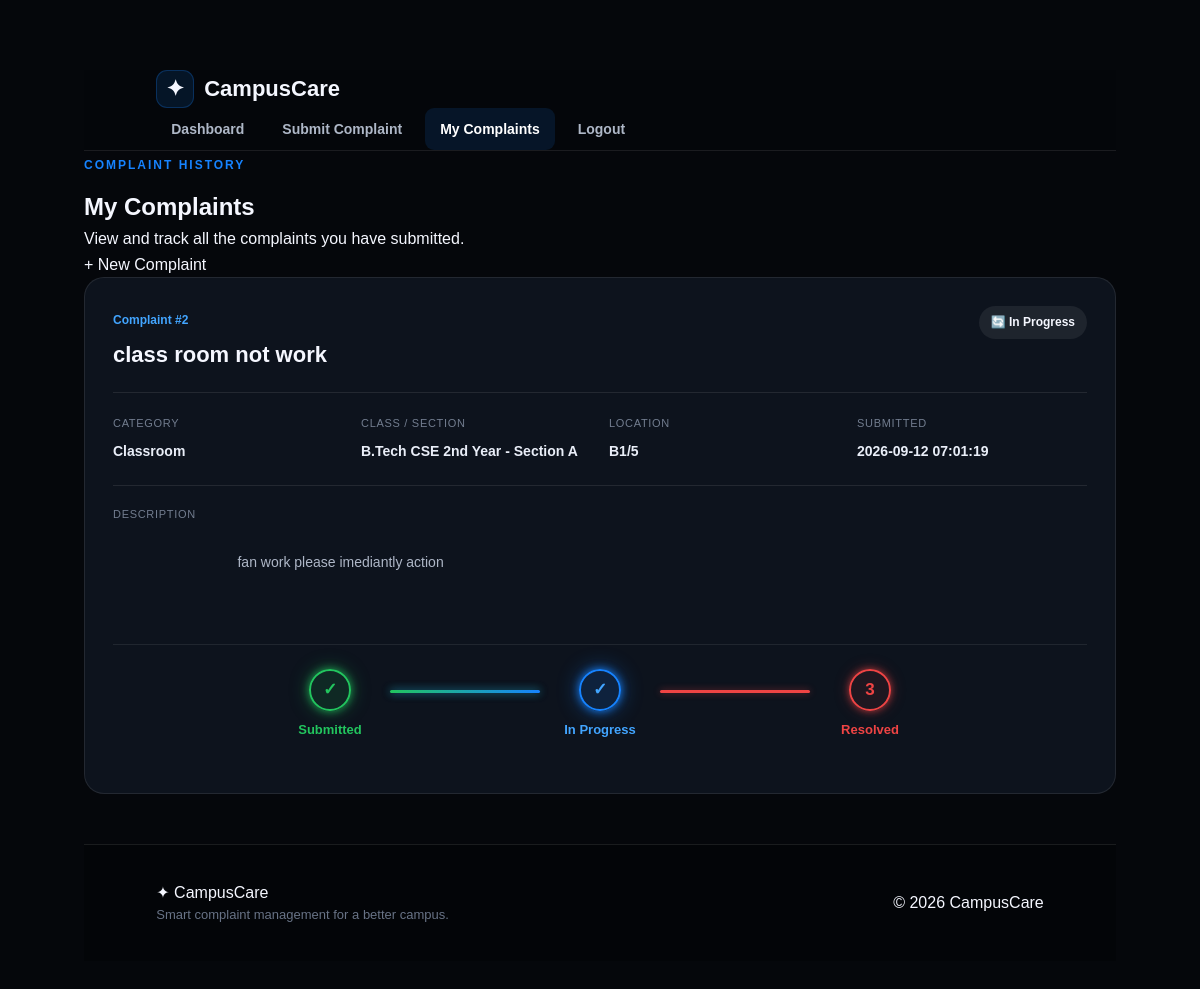
The page /my-complaints (signed in) on the database its author committed.
### tables this page shows
CREATE TABLE complaints (
            id INTEGER PRIMARY KEY AUTOINCREMENT,
            user_id INTEGER NOT NULL,
            category TEXT NOT NULL,
            subject TEXT NOT NULL,
            description TEXT NOT NULL,
            location TEXT,
            status TEXT DEFAULT 'Pending',
            created_at TIMESTAMP DEFAULT CURRENT_TIMESTAMP,
            attachment TEXT, class_section TEXT,
            FOREIGN KEY (user_id) REFERENCES users(id)
        );

### app.py (the view)
@app.route("/my-complaints")
def my_complaints():
    if "user_id" not in session:
        return redirect(url_for("login"))
    conn = get_db_connection()
    complaints = conn.execute(
        """
        SELECT
            id,
            category,
            subject,
            class_section,
            description,
            location,
            status,
            created_at,
            attachment
        FROM complaints
        WHERE user_id = ?
        ORDER BY id DESC
        """,
        (session["user_id"],)
    ).fetchall()
    conn.close()
    return render_template(
        "my_complaints.html",
        complaints=complaints
    )

### app.py (called while the page is built)
def get_db_connection():
    conn = sqlite3.connect(DATABASE)
    conn.row_factory = sqlite3.Row
    return conn

### templates/my_complaints.html (shortened to what this page needs)
<!DOCTYPE html>
<html lang="en">
<head>
    <link rel="stylesheet" href="{{ url_for('static', filename='style.css') }}">
</head>
<body class="complaints-page">
    <nav class="navbar">
        <div class="nav-container">
            <a href="{{ url_for('home') }}" class="logo">
                <span class="logo-icon">✦</span>
                CampusCare
            </a>
            <div class="nav-links">
                <a href="{{ url_for('dashboard') }}">
                    Dashboard
                </a>
                <a href="{{ url_for('submit_complaint') }}">
                    Submit Complaint
                </a>
                <a href="{{ url_for('my_complaints') }}" class="active">
                    My Complaints
                </a>
                <a href="{{ url_for('logout') }}" class="nav-logout">
                    Logout
                </a>
            </div>
        </div>
    </nav>
    <main class="complaints-container">
        <section class="complaints-header">
            <div>
                <p class="section-label">
                    COMPLAINT HISTORY
                </p>
                <h1>
                    My Complaints
                </h1>
                <p>
                    View and track all the complaints you have submitted.
                </p>
            </div>
            <a href="{{ url_for('submit_complaint') }}"
               class="btn btn-primary">
                + New Complaint
            </a>
        </section>
        {% if complaints %}
            <section class="complaints-list">
                {% for complaint in complaints %}
                    <article class="complaint-card">
                        <div class="complaint-card-top">
                            <div>
                                <span class="complaint-id">
                                    Complaint #{{ complaint.id }}
                                </span>
                                <h2>
                                    {{ complaint.subject }}
                                </h2>
                            </div>
                            <div class="status-badge
                                {% if complaint.status == 'Pending' %}
                                    status-pending
                                {% elif complaint.status == 'In Progress' %}
                                    status-progress
                                {% elif complaint.status == 'Resolved' %}
                                    status-resolved
                                {% endif %}
                            ">
                                {% if complaint.status == 'Pending' %}
                                    ⏳
                                {% elif complaint.status == 'In Progress' %}
                                    🔄
                                {% elif complaint.status == 'Resolved' %}
                                    ✓
                                {% endif %}
                                {{ complaint.status }}
                            </div>
                        </div>
                        <div class="complaint-details">
                            <div class="detail-item">
                                <span class="detail-label">
                                    Category
                                </span>
                                <strong>
                                    {{ complaint.category }}
                                </strong>
                            </div>
                            <div class="detail-item">
                                <span class="detail-label">
                                    Class / Section
                                </span>
                                <strong>
                                    {{ complaint.class_section or 'Not provided' }}
                                </strong>
                            </div>
                            <div class="detail-item">
                                <span class="detail-label">
                                    Location
                                </span>
                                <strong>
                                    {{ complaint.location or 'Not provided' }}
                                </strong>
                            </div>
                            <div class="detail-item">
                                <span class="detail-label">
                                    Submitted
                                </span>
                                <strong>
                                    {{ complaint.created_at or 'Not available' }}
                                </strong>
                            </div>
                        </div>
                        <div class="complaint-description">
                            <span class="detail-label">
                                Description
                            </span>
                            <p>
                                {{ complaint.description }}
                            </p>
                        </div>
                        <div class="status-tracker">
                            <div class="status-step completed">
                                <div class="status-dot">
                                    ✓
                                </div>
                                <span>
                                    Submitted
                                </span>
                            </div>
                            <div class="status-line
                                {% if complaint.status == 'In Progress' %}
                                    current-line
                                {% elif complaint.status == 'Resolved' %}
                                    completed-line
                                {% endif %}
                            "></div>
                            <div class="status-step
                                {% if complaint.status == 'Pending' %}
                                    upcoming
                                {% elif complaint.status == 'In Progress' %}
                                    current
                                {% elif complaint.status == 'Resolved' %}
                                    completed
                                {% endif %}
                            ">
                                <div class="status-dot">
                                    {% if complaint.status == 'Resolved' %}
                                        ✓
                                    {% elif complaint.status == 'In Progress' %}
                                        ✓
                                    {% else %}
                                        2
                                    {% endif %}
                                </div>
                                <span>
                                    In Progress
                                </span>
                            </div>
                            <div class="status-line
                            "></div>
                            <div class="status-step
                                {% if complaint.status == 'Resolved' %}
                                    completed
                                {% else %}
                                    upcoming
                                {% endif %}
                            ">
                                <div class="status-dot">
                                    {% if complaint.status == 'Resolved' %}
                                        ✓
                                    {% else %}
                                        3
                                    {% endif %}
                                </div>
                                <span>
                                    Resolved
                                </span>
                            </div>
                        </div>
                    </article>
                {% endfor %}
            </section>
        {% endif %}
    </main>
    <footer class="footer">
        <div class="footer-content">
            <div>
                <div class="footer-logo">
                    <span>✦</span>
                    CampusCare
                </div>
                <p>
                    Smart complaint management for a better campus.
                </p>
            </div>
            <div class="footer-right">
                © 2026 CampusCare
            </div>
        </div>
    </footer>
</body>
</html>

### static/style.css (style rules this page uses)
* { margin: 0; padding: 0; box-sizing: border-box; }
html { scroll-behavior: smooth; }
body { font-family: Arial, Helvetica, sans-serif; background: #05070b; color: #f5f7ff; line-height: 1.6; min-height: 100vh; }
a { text-decoration: none; color: inherit; }
:root { --blue: #1683ff; --blue-light: #42a5ff; --blue-dark: #0867d6; --bg: #05070b; --bg-secondary: #0a0e15; --card: #0d131d; --card-hover: #111a27; --border: rgba(255, 255, 255, 0.09); --text: #f5f7ff; --muted: #8f9bad; --green: #28d17c; --yellow: #ffbd4a; --red: #ff6262; }
.section-label { display: inline-block; color: var(--blue); font-size: 12px; font-weight: 700; letter-spacing: 2px; margin-bottom: 12px; }
.navbar { width: 100%; min-height: 75px; padding: 0 7%; display: flex; align-items: center; justify-content: space-between; background: rgba(5, 7, 11, 0.92); border-bottom: 1px solid var(--border); position: sticky; top: 0; z-index: 1000; backdrop-filter: blur(15px); }
.logo { display: flex; align-items: center; gap: 10px; font-size: 22px; font-weight: 800; }
.logo-icon { width: 38px; height: 38px; display: flex; align-items: center; justify-content: center; background: rgba(22, 131, 255, 0.12); border: 1px solid rgba(22, 131, 255, 0.25); border-radius: 11px; }
.nav-links { display: flex; align-items: center; gap: 8px; }
.nav-links a { padding: 10px 15px; border-radius: 9px; color: #aeb7c7; font-size: 14px; font-weight: 600; transition: 0.25s; }
.nav-links a:hover, .nav-links a.active { color: white; background: rgba(22, 131, 255, 0.12); }
.login-page, .register-page, .complaint-page, .complaints-page, .admin-page { min-height: calc(100vh - 75px); padding: 70px 7%; }
.auth-card, .complaint-form, .complaint-card, .admin-complaint-card, .empty-state { background: var(--card); border: 1px solid var(--border); border-radius: 20px; }
.complaint-container, .complaints-container, .admin-container { max-width: 1100px; margin: auto; }
.complaints-list, .admin-complaints { display: flex; flex-direction: column; gap: 20px; }
.complaint-card, .admin-complaint-card { padding: 28px; }
.complaint-card-top, .admin-card-header { display: flex; justify-content: space-between; align-items: flex-start; gap: 20px; padding-bottom: 20px; border-bottom: 1px solid var(--border); }
.complaint-id { color: var(--blue-light); font-size: 12px; font-weight: 700; }
.complaint-card h2, .admin-complaint-card h2 { margin-top: 5px; font-size: 22px; }
.status-badge { display: inline-flex; align-items: center; white-space: nowrap; padding: 7px 12px; border-radius: 50px; font-size: 12px; font-weight: 700; background: rgba(255, 255, 255, 0.07); }
.complaint-details, .student-info-grid { display: grid; grid-template-columns: repeat(4, 1fr); gap: 18px; padding: 22px 0; }
.detail-item { min-width: 0; }
.detail-label { display: block; color: #727d8f; font-size: 11px; text-transform: uppercase; letter-spacing: 0.7px; margin-bottom: 5px; }
.detail-item strong { color: #e9eef8; font-size: 14px; word-break: break-word; }
.complaint-description { padding: 20px 0; border-top: 1px solid var(--border); }
.complaint-description p { color: #aeb7c7; font-size: 14px; white-space: pre-wrap; }
.status-tracker { position: relative; display: flex; justify-content: space-between; margin-top: 30px; padding: 0 5%; }
footer { margin-top: 50px; padding: 35px 7%; background: #030508; border-top: 1px solid var(--border); }
.footer-content { display: flex; align-items: center; justify-content: space-between; gap: 20px; }
.footer-content p { color: #687386; font-size: 13px; }

### rows shown on the page
complaints: id "2", subject "class room not work", status "In Progress", category "Classroom", class_section "B.Tech CSE 2nd Year - Section A", location "B1/5", created_at "2026-09-12 07:01:19", description "fan work please imediantly action", shows "3"
